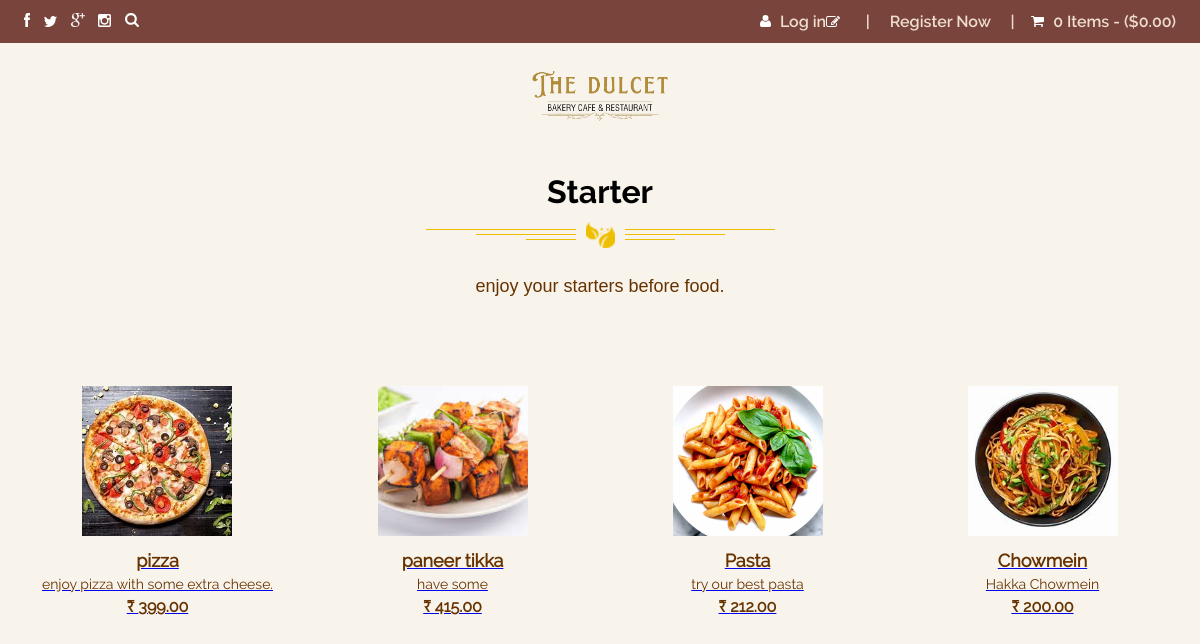
Page /meals/2/ on the committed database.
### order/models.py (models this page shows, shortened)
class Menu(models.Model):
    name = models.CharField(max_length=100)
    description = models.TextField(blank=True)
    image = models.ImageField(upload_to='meals/', blank=False, null=False)

class Dish(models.Model):
    menu = models.ForeignKey(Menu, related_name='dishes', on_delete=models.CASCADE)
    name = models.CharField(max_length=100)
    description = models.TextField()
    price = models.DecimalField(max_digits=6, decimal_places=2)
    is_available = models.BooleanField(default=True)
    image = models.ImageField(upload_to='dishes/',  default='dishes/noodles.png',  blank=True, null=True)

### order/views.py (the view)
# urls.py: path('meals/<int:meal_id>/', views.dish, name='dish'),
def dish(request, meal_id):
    meal = get_object_or_404(Menu, id=meal_id)  # Fetch the selected meal
    dishes = Dish.objects.filter(menu=meal)  # Fetch all dishes in that meal
    return render(request, 'dish.html', {'meal': meal, 'dishes': dishes})

### templates/dish.html (shortened to what this page needs)
{% load static %}
<!DOCTYPE html>
<html lang="en">
<head>
    <link rel="stylesheet" href="{% static 'css/dish.css' %}">
</head>
<body>
    <div class="site-content" style="width: 100%;">
        <header class="topbar">
            <div class="container flex justify-between items-center">
                <div class="icons">
                    <a href="#"><img src="./icons/facebook.svg" alt=""></a>
                    <a href="#"><img src="./icons/twitter.svg" alt=""></a>
                    <a href="#"><img src="./icons/google.svg" alt=""></a>
                    <a href="#"><img src="./icons/instagram.svg" alt=""></a>
                    <a href="#"><img src="./icons/search.svg" alt=""></a>
                </div>
                <div class="auth flex items-center">
                    <div>
                        <img src="./icons/user-icon.svg" alt="">
                        {% if user.is_authenticated %}
                        <a href="/logout/">Logout</a>
                        {% else %}
                        <a href="{% url 'login'%}">Log in</a>
                        {% endif %}
                    </div>
                    <div>
                        <img src="./icons/edit.svg" alt="">
                        {% if user.is_authenticated %}
                        <span></span>
                        {% else %}
                        <span class="divider">|</span>
                        <a href="{% url 'signup'%}">Register Now</a>
                        <span class="divider">|</span>
                        {% endif %}
                    </div>
                    <div>
                        <img src="./icons/cart.svg" alt="">
                        <a href="{% url 'view_cart'%}">0 Items - ($0.00)</a>
                    </div>
                </div>
            </div>
        </header>
    <div class="logo-container">
        <img src="{% static 'Images/name.png' %}" alt="The Dulcet Logo" class="logo-image">
    </div>
    <h1 class="section-heading">{{ meal.name }}
    </h1>
    <p class="section-description">{{ meal.description }}</p>
    <div class="dish-container">
        <div class="dish-list">
            {% for dish in dishes %}
                <a href="{% url 'about_dish' dish.id %}" class="dish-link">
                    <div class="dish-item">
                        <img src="{{ dish.image.url }}" alt="{{ dish.name }}">
                        <div class="dish-details">
                            <p class="dish-name">{{ dish.name }}</p>
                            <p class="dish-description">{{ dish.description }}</p>
                            <p class="dish-price">  ₹ {{ dish.price }}</p>
                        </div>
                    </div>
                </a>
            {% endfor %}
        </div>
    </div>
</body>
</html>

### static/css/dish.css (style rules this page uses)
body { font-family: Arial, sans-serif; margin: 0; padding: 0; background-color: #f8f3eb; }
.logo-container { text-align: center; margin-bottom: 20px; }
.logo-image { max-width: 100%; height: auto; width: 150px; }
.dish-container { padding: 20px; max-width: 1200px; margin: 0 auto; }
.dish-container p { text-align: center; color: #663300; margin-bottom: 30px; }
.dish-list { display: grid; grid-template-columns: repeat(4, 1fr); grid-gap: 20px; justify-items: center; margin-bottom: 20px; }
.dish-item { text-align: center; max-width: 250px; padding: 5px; border-radius: 8px; }
.dish-item img { width: 150px; height: 150px; object-fit: cover; margin-bottom: 10px; }
.dish-details { text-align: center; }
.dish-name { font-size: 18px; font-weight: bold; color: #663300; margin-bottom: 05px !important; }
.dish-description { font-size: 14px; color: #a56336; margin-bottom: 05px !important; }
.dish-price { font-size: 16px; color: #663300; font-weight: bold; }
:root { --primary:#79443b; --secondary:#232B38; --ternary:#6C6C6C; --danger:#FE4545; --pure:#EFDECD; --light:#EFDECD; --heaven:white; --footer:#79443b; }
* { padding:0; margin:0; box-sizing: border-box; }
body { -webkit-font-smoothing:antialiased; font-family: "Raleway-regular"; }
.container { width:100%; padding:o 15px; margin:0 auto; }
@media (min-width:576px) { .container { max-width:540px; } }
@media (min-width: 768px) { .container { max-width: 720px; } }
@media (min-width: 992px) { .container { max-width: 960px; } }
@media (min-width: 1200px) { .container { max-width: 1152px; } }
.site-content { width:100%; height:100%; overflow-x:auto; }
header.topbar { background:#79443b; color:var(--pure); font-family:"Raleway-semibold"; padding:0.75rem 0; }
header.topbar .auth > div a { color:var(--pure); text-decoration: none; }
header.topbar .icons a { margin-right:0.6rem; }
header.topbar .auth .divider { padding:0 1rem; }
header.topbar .auth > div img { margin-right:0.35rem; }
.flex { display:flex; }
.justify-between { justify-content: space-between; }
.items-center { align-items: center; }
header { padding-bottom: 10rem; }
.section-heading { font-family:"Raleway-bold"; text-align:center; Position:relative; margin-bottom:6rem; }
.section-heading:after { content:''; display:block; width: 100%; height:30px; background-image:url(../icons/hr.svg); background-repeat: no-repeat; background-position: center; position:absolute; bottom:-40px; }
.section-description { font-family: "Raleway", sans-serif; text-align: center; font-size: 18px; color: #663300; margin-top: -30px; margin-bottom: 4rem; font-weight: normal; }

### rows in the picture
Menu: name "Starter", description "enjoy your starters before food."
Dish: image (picture), name "pizza", description "enjoy pizza with some extra cheese.", price "399.00"
Dish: image (picture), name "paneer tikka", description "have some", price "415.00"
Dish: image (picture), name "Pasta", description "try our best pasta", price "212.00"
Dish: image (picture), name "Chowmein", description "Hakka Chowmein", price "200.00"
